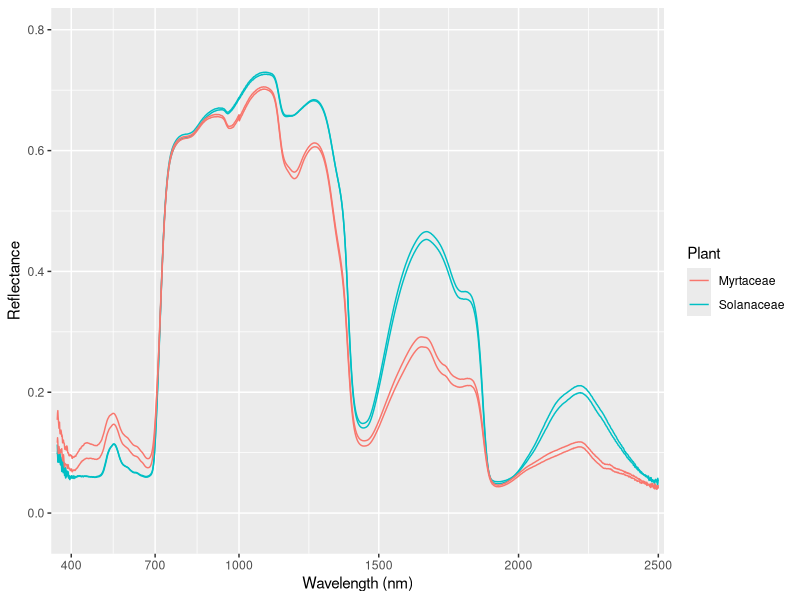

R code for this plot:

library(data.table)
library(ggplot2)

setwd(dirname(rstudioapi::getSourceEditorContext()$path)) # place script in same folder as data

raw_ASD_text_export <- read.csv("test2.txt")

spectral_data <- transpose(raw_ASD_text_export, make.names = "Wavelength")

spectral_data <- cbind(Sample = 0, Group = 0, spectral_data)

spectral_data$Sample <- colnames(raw_ASD_text_export)[-1]
spectral_data$Group <- c("calibration", "Solanaceae", "Solanaceae", "Myrtaceae", "Myrtaceae", "yellow leaf")

spectra_for_comparison <- spectral_data[2:5, ] # get only our 4 actual leaves

# Convert to data.table
setDT(spectra_for_comparison)

melted_spectra <- melt(spectra_for_comparison, id.vars = c("Group", "Sample"), variable.name = "wavelength", value.name = "reflectance")
melted_spectra$wavelength = as.numeric(levels(melted_spectra$wavelength))[melted_spectra$wavelength]

graph <- ggplot(data = melted_spectra, aes(x=wavelength, y=reflectance, group=Sample, color=Group)) +
  geom_line() +
  scale_x_continuous(breaks = c(400, 700, 1000, 1500, 2000, 2500), expand = c(0.01,0.01)) +
  scale_y_continuous(breaks = c(0,0.2,0.4,0.6,0.8), expand = c(0.01,0.1)) +
  labs(x="Wavelength (nm)", y="Reflectance", color="Plant")

graph
